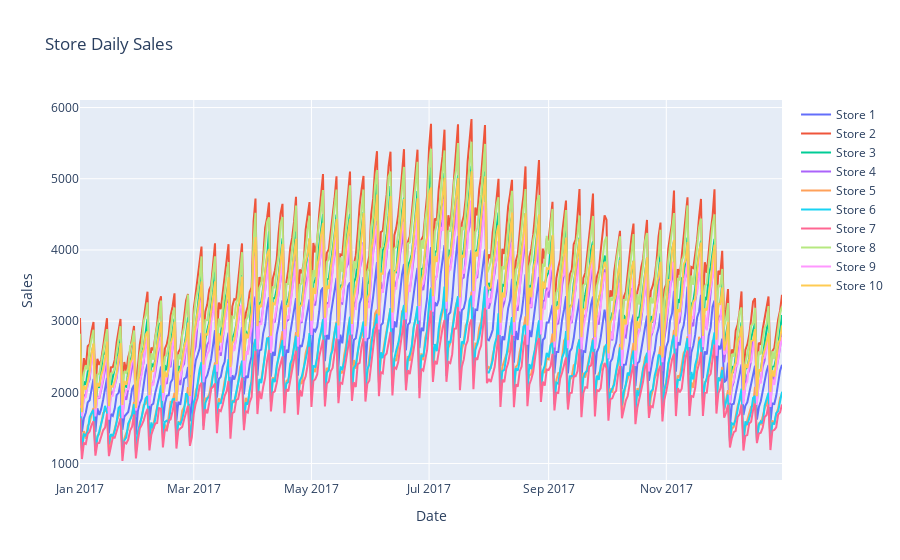

The notebook cell saved with this chart:
### Code cell
store_daily_sales_sc = []
for store in store_daily_sales['store'].unique():
    current = store_daily_sales[(store_daily_sales['store'] == store)]
    store_daily_sales_sc.append(go.Scatter(x=current['date'] , y=current['sales'], name =('Store %s' % store)))
    
layout= go.Layout(title= 'Store Daily Sales' , xaxis = dict(title='Date'), yaxis=dict(title='Sales'))
fig = go.Figure(data=store_daily_sales_sc, layout=layout)
iplot(fig)

### Figure 1 — Plotly figure (JSON) as saved in the notebook; plotly's stock layout.template omitted (floating-point values rounded to 4 significant figures; data arrays with more than 128 entries replaced by an {"elided": "..."} marker saying what was removed)
{"data": [{"name": "Store 1", "type": "scatter", "x": {"elided": "365 str values"}, "y": {"elided": "365 int values"}}, {"name": "Store 2", "type": "scatter", "x": {"elided": "365 str values"}, "y": {"elided": "365 int values"}}, {"name": "Store 3", "type": "scatter", "x": {"elided": "365 str values"}, "y": {"elided": "365 int values"}}, {"name": "Store 4", "type": "scatter", "x": {"elided": "365 str values"}, "y": {"elided": "365 int values"}}, {"name": "Store 5", "type": "scatter", "x": {"elided": "365 str values"}, "y": {"elided": "365 int values"}}, {"name": "Store 6", "type": "scatter", "x": {"elided": "365 str values"}, "y": {"elided": "365 int values"}}, {"name": "Store 7", "type": "scatter", "x": {"elided": "365 str values"}, "y": {"elided": "365 int values"}}, {"name": "Store 8", "type": "scatter", "x": {"elided": "365 str values"}, "y": {"elided": "365 int values"}}, {"name": "Store 9", "type": "scatter", "x": {"elided": "365 str values"}, "y": {"elided": "365 int values"}}, {"name": "Store 10", "type": "scatter", "x": {"elided": "365 str values"}, "y": {"elided": "365 int values"}}], "layout": {"title": {"text": "Store Daily Sales"}, "xaxis": {"title": {"text": "Date"}}, "yaxis": {"title": {"text": "Sales"}}}}
